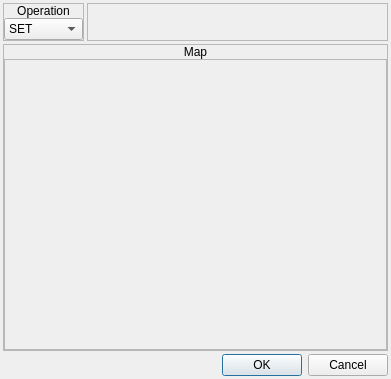
<?xml version="1.0" encoding="UTF-8"?>
<ui version="4.0">
 <class>ConfigureEvent_ChangePassability</class>
 <widget class="QDialog" name="ConfigureEvent_ChangePassability">
  <property name="geometry">
   <rect>
    <x>0</x>
    <y>0</y>
    <width>391</width>
    <height>379</height>
   </rect>
  </property>
  <property name="windowTitle">
   <string>Change Passability</string>
  </property>
  <property name="styleSheet">
   <string notr="true">.QFrame
{
	border: 1px solid palette(text);
}

.QFrame&gt;QLabel
{
	background-color: palette(text);
	color: palette(window);
}</string>
  </property>
  <layout class="QVBoxLayout" name="verticalLayout">
   <property name="spacing">
    <number>3</number>
   </property>
   <property name="leftMargin">
    <number>3</number>
   </property>
   <property name="topMargin">
    <number>3</number>
   </property>
   <property name="rightMargin">
    <number>3</number>
   </property>
   <property name="bottomMargin">
    <number>3</number>
   </property>
   <item>
    <widget class="QWidget" name="widget" native="true">
     <property name="sizePolicy">
      <sizepolicy hsizetype="Preferred" vsizetype="Fixed">
       <horstretch>0</horstretch>
       <verstretch>0</verstretch>
      </sizepolicy>
     </property>
     <layout class="QHBoxLayout" name="horizontalLayout">
      <property name="spacing">
       <number>3</number>
      </property>
      <property name="leftMargin">
       <number>0</number>
      </property>
      <property name="topMargin">
       <number>0</number>
      </property>
      <property name="rightMargin">
       <number>0</number>
      </property>
      <property name="bottomMargin">
       <number>0</number>
      </property>
      <item>
       <widget class="QFrame" name="frmVariable_3">
        <property name="sizePolicy">
         <sizepolicy hsizetype="Fixed" vsizetype="Preferred">
          <horstretch>0</horstretch>
          <verstretch>0</verstretch>
         </sizepolicy>
        </property>
        <property name="frameShape">
         <enum>QFrame::StyledPanel</enum>
        </property>
        <property name="frameShadow">
         <enum>QFrame::Raised</enum>
        </property>
        <layout class="QVBoxLayout" name="verticalLayout_5">
         <property name="spacing">
          <number>0</number>
         </property>
         <property name="leftMargin">
          <number>0</number>
         </property>
         <property name="topMargin">
          <number>0</number>
         </property>
         <property name="rightMargin">
          <number>0</number>
         </property>
         <property name="bottomMargin">
          <number>0</number>
         </property>
         <item>
          <widget class="QLabel" name="label_5">
           <property name="sizePolicy">
            <sizepolicy hsizetype="Preferred" vsizetype="Fixed">
             <horstretch>0</horstretch>
             <verstretch>0</verstretch>
            </sizepolicy>
           </property>
           <property name="text">
            <string>Operation</string>
           </property>
           <property name="alignment">
            <set>Qt::AlignCenter</set>
           </property>
          </widget>
         </item>
         <item>
          <widget class="QWidget" name="widget_5" native="true">
           <layout class="QHBoxLayout" name="horizontalLayout_4">
            <property name="spacing">
             <number>0</number>
            </property>
            <property name="leftMargin">
             <number>0</number>
            </property>
            <property name="topMargin">
             <number>0</number>
            </property>
            <property name="rightMargin">
             <number>0</number>
            </property>
            <property name="bottomMargin">
             <number>0</number>
            </property>
            <item>
             <widget class="QComboBox" name="optOperation">
              <item>
               <property name="text">
                <string>SET</string>
               </property>
              </item>
              <item>
               <property name="text">
                <string>CLEAR</string>
               </property>
              </item>
              <item>
               <property name="text">
                <string>TOGGLE</string>
               </property>
              </item>
             </widget>
            </item>
           </layout>
          </widget>
         </item>
        </layout>
       </widget>
      </item>
      <item>
       <widget class="QFrame" name="frame">
        <property name="frameShape">
         <enum>QFrame::StyledPanel</enum>
        </property>
        <property name="frameShadow">
         <enum>QFrame::Raised</enum>
        </property>
       </widget>
      </item>
     </layout>
    </widget>
   </item>
   <item>
    <widget class="QFrame" name="frmMapView">
     <property name="frameShape">
      <enum>QFrame::StyledPanel</enum>
     </property>
     <property name="frameShadow">
      <enum>QFrame::Raised</enum>
     </property>
     <layout class="QVBoxLayout" name="verticalLayout_6">
      <property name="spacing">
       <number>0</number>
      </property>
      <property name="leftMargin">
       <number>0</number>
      </property>
      <property name="topMargin">
       <number>0</number>
      </property>
      <property name="rightMargin">
       <number>0</number>
      </property>
      <property name="bottomMargin">
       <number>0</number>
      </property>
      <item>
       <widget class="QLabel" name="label_3">
        <property name="sizePolicy">
         <sizepolicy hsizetype="Preferred" vsizetype="Fixed">
          <horstretch>0</horstretch>
          <verstretch>0</verstretch>
         </sizepolicy>
        </property>
        <property name="text">
         <string>Map</string>
        </property>
        <property name="alignment">
         <set>Qt::AlignCenter</set>
        </property>
       </widget>
      </item>
      <item>
       <widget class="QWidget" name="widget_6" native="true">
        <layout class="QVBoxLayout" name="verticalLayout_7">
         <property name="spacing">
          <number>0</number>
         </property>
         <property name="leftMargin">
          <number>0</number>
         </property>
         <property name="topMargin">
          <number>0</number>
         </property>
         <property name="rightMargin">
          <number>0</number>
         </property>
         <property name="bottomMargin">
          <number>0</number>
         </property>
         <item>
          <widget class="QScrollArea" name="panMapArea">
           <property name="widgetResizable">
            <bool>true</bool>
           </property>
           <property name="alignment">
            <set>Qt::AlignCenter</set>
           </property>
           <widget class="QWidget" name="scrollAreaWidgetContents">
            <property name="geometry">
             <rect>
              <x>0</x>
              <y>0</y>
              <width>381</width>
              <height>277</height>
             </rect>
            </property>
            <layout class="QHBoxLayout" name="horizontalLayout_5">
             <property name="spacing">
              <number>0</number>
             </property>
             <property name="leftMargin">
              <number>0</number>
             </property>
             <property name="topMargin">
              <number>0</number>
             </property>
             <property name="rightMargin">
              <number>0</number>
             </property>
             <property name="bottomMargin">
              <number>0</number>
             </property>
             <item>
              <widget class="ImageView" name="imgMapView">
               <property name="minimumSize">
                <size>
                 <width>256</width>
                 <height>256</height>
                </size>
               </property>
               <property name="maximumSize">
                <size>
                 <width>256</width>
                 <height>256</height>
                </size>
               </property>
               <property name="styleSheet">
                <string notr="true">background-image: url(:/icons/bg.png);</string>
               </property>
               <property name="text">
                <string/>
               </property>
              </widget>
             </item>
            </layout>
           </widget>
          </widget>
         </item>
        </layout>
       </widget>
      </item>
     </layout>
    </widget>
   </item>
   <item>
    <widget class="QDialogButtonBox" name="buttonBox">
     <property name="orientation">
      <enum>Qt::Horizontal</enum>
     </property>
     <property name="standardButtons">
      <set>QDialogButtonBox::Cancel|QDialogButtonBox::Ok</set>
     </property>
    </widget>
   </item>
  </layout>
 </widget>
 <customwidgets>
  <customwidget>
   <class>ImageView</class>
   <extends>QLabel</extends>
   <header>imageview.h</header>
  </customwidget>
 </customwidgets>
 <resources>
  <include location="icons.qrc"/>
 </resources>
 <connections>
  <connection>
   <sender>buttonBox</sender>
   <signal>accepted()</signal>
   <receiver>ConfigureEvent_ChangePassability</receiver>
   <slot>accept()</slot>
   <hints>
    <hint type="sourcelabel">
     <x>248</x>
     <y>254</y>
    </hint>
    <hint type="destinationlabel">
     <x>157</x>
     <y>274</y>
    </hint>
   </hints>
  </connection>
  <connection>
   <sender>buttonBox</sender>
   <signal>rejected()</signal>
   <receiver>ConfigureEvent_ChangePassability</receiver>
   <slot>reject()</slot>
   <hints>
    <hint type="sourcelabel">
     <x>316</x>
     <y>260</y>
    </hint>
    <hint type="destinationlabel">
     <x>286</x>
     <y>274</y>
    </hint>
   </hints>
  </connection>
 </connections>
</ui>
